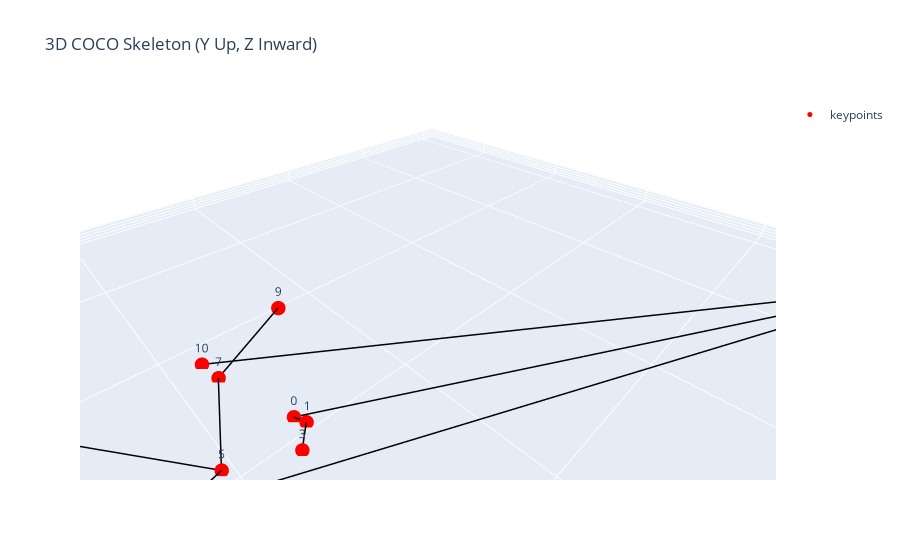

The cell this chart's notebook holds for it:
### Code cell
# 提取 x, y, z
# pose3d = build_3d_pose_from_2d_and_depth_torch(keypoints_2d, relative_depth, image_size)
pose3d = build_3d_pose_from_2d_and_depth_absolute(left_keypoints[0], left_keypoint_depth_values[0], image_size=img_shape)

# 👉 方向调整：Y 轴向上，Z 轴向里（符合摄像机观察）
x = pose3d[:, 0].numpy()
y = -pose3d[:, 1].numpy()  # 向上
z = -pose3d[:, 2].numpy()  # 深度往里

# 👉 COCO 关键点连线结构
coco_skeleton = [
    (0, 1), (0, 2),
    (1, 3), (2, 4),
    (5, 6),
    (5, 7), (7, 9),
    (6, 8), (8,10),
    (5,11), (6,12),
    (11,12),
    (11,13), (13,15),
    (12,14), (14,16)
]

# ✅ 绘制关键点（带编号）
scatter = go.Scatter3d(
    x=x, y=y, z=z,
    mode='markers+text',
    text=[str(i) for i in range(J)],
    marker=dict(size=5, color='red'),
    textposition="top center",
    name='keypoints'
)

# ✅ 骨架连线
lines = []
for i, j in coco_skeleton:
    if i < J and j < J:
        lines.append(go.Scatter3d(
            x=[x[i], x[j]],
            y=[y[i], y[j]],
            z=[z[i], z[j]],
            mode='lines',
            line=dict(color='black', width=3),
            showlegend=False
        ))

# ✅ 绘制图形
fig = go.Figure(data=[scatter] + lines)
fig.update_layout(
    title="3D COCO Skeleton (Y Up, Z Inward)",
    scene=dict(
        xaxis_title='X (Right)',
        yaxis_title='Y (Up)',
        zaxis_title='Z (Forward)',
        aspectmode='data'
    )
)
fig.show()

### Figure 1 — Plotly figure (JSON) as saved in the notebook; plotly's stock layout.template omitted (floating-point values rounded to 4 significant figures)
{"data": [{"marker": {"color": "red", "size": 5}, "mode": "markers+text", "name": "keypoints", "text": ["0", "1", "2", "3", "4", "5", "6", "7", "8", "9", "10", "11", "12", "13", "14", "15", "16"], "textposition": "top center", "type": "scatter3d", "x": [731.9, 726.5, 0.0, 747.1, 0.0, 809.7, 851.4, 761.6, 0.0, 660.0, 765.7, 936.6, 958.2, 924.1, 918.4, 977.0, 948.9], "y": [-421.3, -406.9, -0.0, -381.8, -0.0, -415.0, -404.2, -526.8, -0.0, -568.9, -560.2, -598.7, -593.4, -772.4, -770.2, -948.7, -932.4], "z": [-23.0, -22.85, -16.01, -22.76, -16.01, -23.03, -22.92, -23.24, -16.01, -4.329, -23.05, -25.51, -25.44, -25.8, -25.75, -26.12, -25.87]}, {"line": {"color": "black", "width": 3}, "mode": "lines", "showlegend": false, "type": "scatter3d", "x": [731.9, 726.5], "y": [-421.3, -406.9], "z": [-23.0, -22.85]}, {"line": {"color": "black", "width": 3}, "mode": "lines", "showlegend": false, "type": "scatter3d", "x": [731.9, 0], "y": [-421.3, 0], "z": [-23.0, -16.01]}, {"line": {"color": "black", "width": 3}, "mode": "lines", "showlegend": false, "type": "scatter3d", "x": [726.5, 747.1], "y": [-406.9, -381.8], "z": [-22.85, -22.76]}, {"line": {"color": "black", "width": 3}, "mode": "lines", "showlegend": false, "type": "scatter3d", "x": [0, 0], "y": [0, 0], "z": [-16.01, -16.01]}, {"line": {"color": "black", "width": 3}, "mode": "lines", "showlegend": false, "type": "scatter3d", "x": [809.7, 851.4], "y": [-415.0, -404.2], "z": [-23.03, -22.92]}, {"line": {"color": "black", "width": 3}, "mode": "lines", "showlegend": false, "type": "scatter3d", "x": [809.7, 761.6], "y": [-415.0, -526.8], "z": [-23.03, -23.24]}, {"line": {"color": "black", "width": 3}, "mode": "lines", "showlegend": false, "type": "scatter3d", "x": [761.6, 660.0], "y": [-526.8, -568.9], "z": [-23.24, -4.329]}, {"line": {"color": "black", "width": 3}, "mode": "lines", "showlegend": false, "type": "scatter3d", "x": [851.4, 0], "y": [-404.2, 0], "z": [-22.92, -16.01]}, {"line": {"color": "black", "width": 3}, "mode": "lines", "showlegend": false, "type": "scatter3d", "x": [0, 765.7], "y": [0, -560.2], "z": [-16.01, -23.05]}, {"line": {"color": "black", "width": 3}, "mode": "lines", "showlegend": false, "type": "scatter3d", "x": [809.7, 936.6], "y": [-415.0, -598.7], "z": [-23.03, -25.51]}, {"line": {"color": "black", "width": 3}, "mode": "lines", "showlegend": false, "type": "scatter3d", "x": [851.4, 958.2], "y": [-404.2, -593.4], "z": [-22.92, -25.44]}, {"line": {"color": "black", "width": 3}, "mode": "lines", "showlegend": false, "type": "scatter3d", "x": [936.6, 958.2], "y": [-598.7, -593.4], "z": [-25.51, -25.44]}, {"line": {"color": "black", "width": 3}, "mode": "lines", "showlegend": false, "type": "scatter3d", "x": [936.6, 924.1], "y": [-598.7, -772.4], "z": [-25.51, -25.8]}, {"line": {"color": "black", "width": 3}, "mode": "lines", "showlegend": false, "type": "scatter3d", "x": [924.1, 977.0], "y": [-772.4, -948.7], "z": [-25.8, -26.12]}, {"line": {"color": "black", "width": 3}, "mode": "lines", "showlegend": false, "type": "scatter3d", "x": [958.2, 918.4], "y": [-593.4, -770.2], "z": [-25.44, -25.75]}, {"line": {"color": "black", "width": 3}, "mode": "lines", "showlegend": false, "type": "scatter3d", "x": [918.4, 948.9], "y": [-770.2, -932.4], "z": [-25.75, -25.87]}], "layout": {"scene": {"aspectmode": "data", "xaxis": {"title": {"text": "X (Right)"}}, "yaxis": {"title": {"text": "Y (Up)"}}, "zaxis": {"title": {"text": "Z (Forward)"}}}, "title": {"text": "3D COCO Skeleton (Y Up, Z Inward)"}}}
